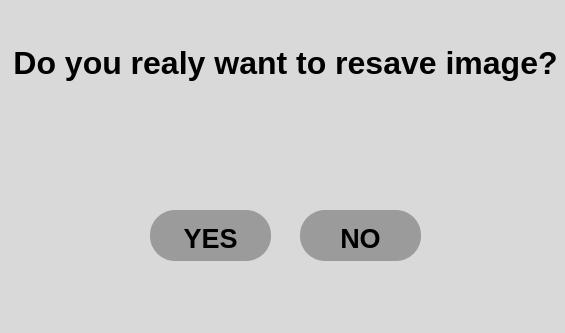
<?xml version="1.0" encoding="UTF-8"?>
<ui version="4.0">
 <class>PlayWindow</class>
 <widget class="QMainWindow" name="PlayWindow">
  <property name="geometry">
   <rect>
    <x>0</x>
    <y>0</y>
    <width>565</width>
    <height>333</height>
   </rect>
  </property>
  <property name="windowTitle">
   <string>MainWindow</string>
  </property>
  <property name="styleSheet">
   <string notr="true">selection-background-color: rgb(217, 217, 217);</string>
  </property>
  <widget class="QWidget" name="centralwidget">
   <widget class="QLabel" name="Fon">
    <property name="geometry">
     <rect>
      <x>-10</x>
      <y>-20</y>
      <width>921</width>
      <height>611</height>
     </rect>
    </property>
    <property name="styleSheet">
     <string notr="true">background-color: rgb(217, 217, 217);</string>
    </property>
    <property name="text">
     <string>`</string>
    </property>
   </widget>
   <widget class="QPushButton" name="CreateNewMap">
    <property name="geometry">
     <rect>
      <x>-30</x>
      <y>20</y>
      <width>631</width>
      <height>80</height>
     </rect>
    </property>
    <property name="font">
     <font>
      <family>Arial</family>
      <pointsize>24</pointsize>
      <weight>75</weight>
      <italic>false</italic>
      <bold>true</bold>
      <underline>false</underline>
      <strikeout>false</strikeout>
      <stylestrategy>PreferDefault</stylestrategy>
      <kerning>true</kerning>
     </font>
    </property>
    <property name="mouseTracking">
     <bool>false</bool>
    </property>
    <property name="styleSheet">
     <string notr="true">QPushButton{
	background-color: rgb(217, 217, 217);
	border: none;
	padding-top: 5px;
	border-radius: 40px;
}</string>
    </property>
    <property name="text">
     <string>Do you realy want to resave image?</string>
    </property>
    <property name="autoExclusive">
     <bool>false</bool>
    </property>
    <property name="autoRepeatDelay">
     <number>300</number>
    </property>
    <property name="autoDefault">
     <bool>false</bool>
    </property>
    <property name="default">
     <bool>false</bool>
    </property>
   </widget>
   <widget class="QPushButton" name="Back">
    <property name="geometry">
     <rect>
      <x>150</x>
      <y>210</y>
      <width>121</width>
      <height>51</height>
     </rect>
    </property>
    <property name="font">
     <font>
      <family>Arial</family>
      <pointsize>20</pointsize>
      <weight>75</weight>
      <italic>false</italic>
      <bold>true</bold>
      <underline>false</underline>
      <strikeout>false</strikeout>
      <stylestrategy>PreferDefault</stylestrategy>
      <kerning>true</kerning>
     </font>
    </property>
    <property name="mouseTracking">
     <bool>false</bool>
    </property>
    <property name="styleSheet">
     <string notr="true">QPushButton{
	background-color: rgb(155, 155, 155);
	border: none;
	padding-top: 5px;
	border-radius: 25px;
}</string>
    </property>
    <property name="text">
     <string>YES</string>
    </property>
    <property name="autoExclusive">
     <bool>false</bool>
    </property>
    <property name="autoRepeatDelay">
     <number>300</number>
    </property>
    <property name="autoDefault">
     <bool>false</bool>
    </property>
    <property name="default">
     <bool>false</bool>
    </property>
   </widget>
   <widget class="QPushButton" name="Back_2">
    <property name="geometry">
     <rect>
      <x>300</x>
      <y>210</y>
      <width>121</width>
      <height>51</height>
     </rect>
    </property>
    <property name="font">
     <font>
      <family>Arial</family>
      <pointsize>20</pointsize>
      <weight>75</weight>
      <italic>false</italic>
      <bold>true</bold>
      <underline>false</underline>
      <strikeout>false</strikeout>
      <stylestrategy>PreferDefault</stylestrategy>
      <kerning>true</kerning>
     </font>
    </property>
    <property name="mouseTracking">
     <bool>false</bool>
    </property>
    <property name="styleSheet">
     <string notr="true">QPushButton{
	background-color: rgb(155, 155, 155);
	border: none;
	padding-top: 5px;
	border-radius: 25px;
}</string>
    </property>
    <property name="text">
     <string>NO</string>
    </property>
    <property name="autoExclusive">
     <bool>false</bool>
    </property>
    <property name="autoRepeatDelay">
     <number>300</number>
    </property>
    <property name="autoDefault">
     <bool>false</bool>
    </property>
    <property name="default">
     <bool>false</bool>
    </property>
   </widget>
  </widget>
 </widget>
 <resources/>
 <connections/>
</ui>
